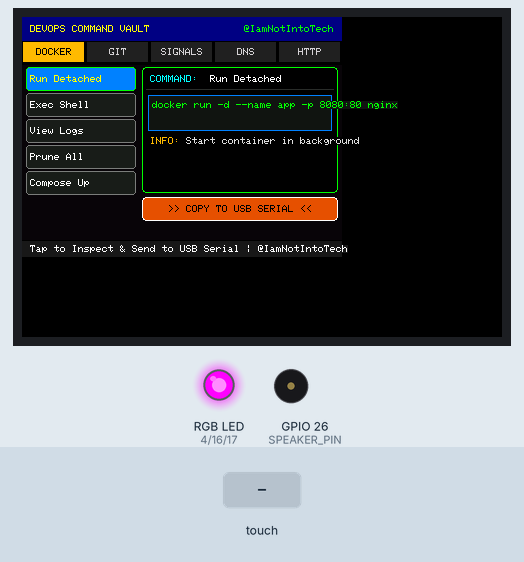
This sketch was run on a simulated ESP32. Shown: 480×320 colour display, an RGB LED mixed from three pins (HIGH = lit), buzzer (waves = sounding). The test bench sets the inputs (shaded band). Pins used as bus, display or sensor lines are not drawn; what the sketch prints to the serial monitor is not drawn.

Above: at 1.7 s.
1.8 s: touch panel pressed at 38 % / 10 % of its raw x / y range
At 2.6 s:
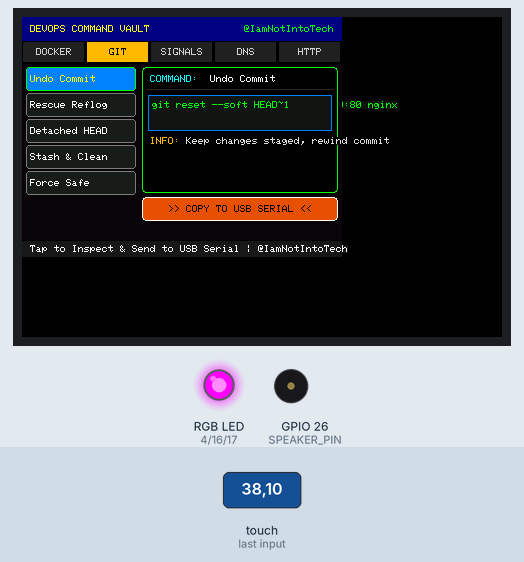
3.5 s: touch panel pressed at 62 % / 10 % of its raw x / y range
At 4.9 s:
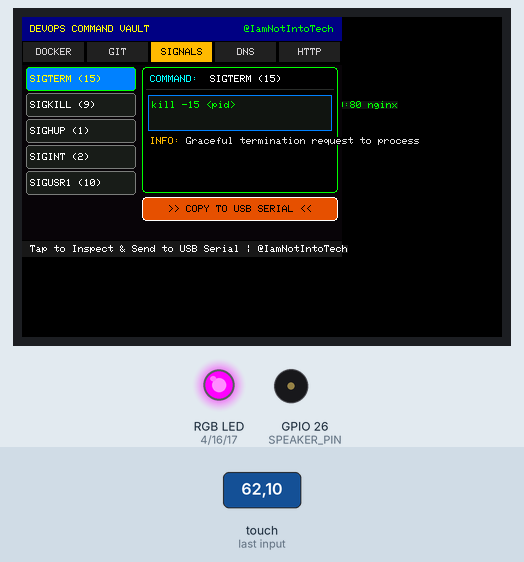
5.2 s: touch panel pressed at 87 % / 10 % of its raw x / y range
At 6.2 s:
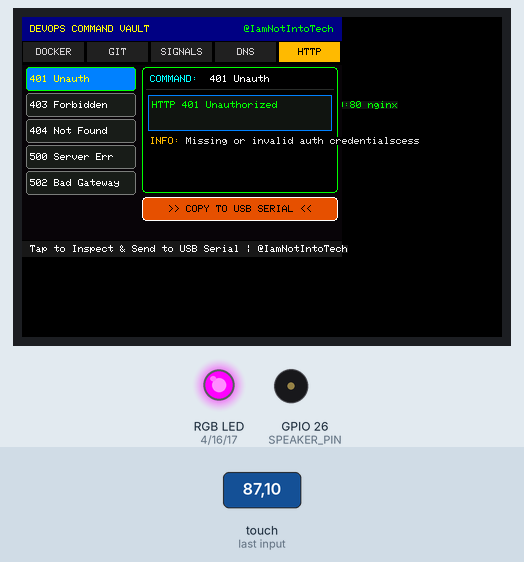
6.9 s: touch panel pressed at 13 % / 50 % of its raw x / y range
At 7.4 s:
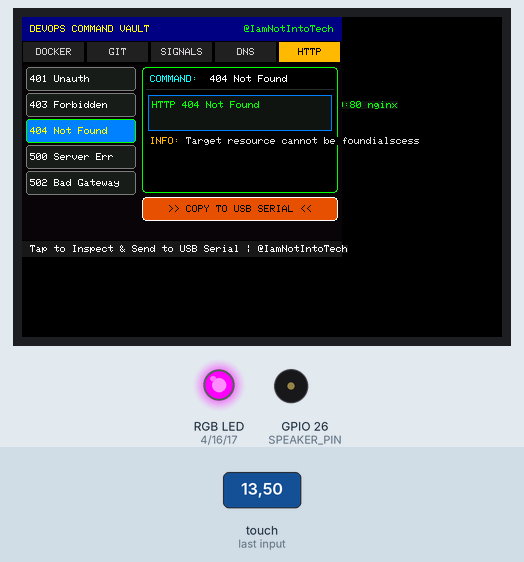
8.5 s: touch panel pressed at 13 % / 70 % of its raw x / y range
At 9.8 s:
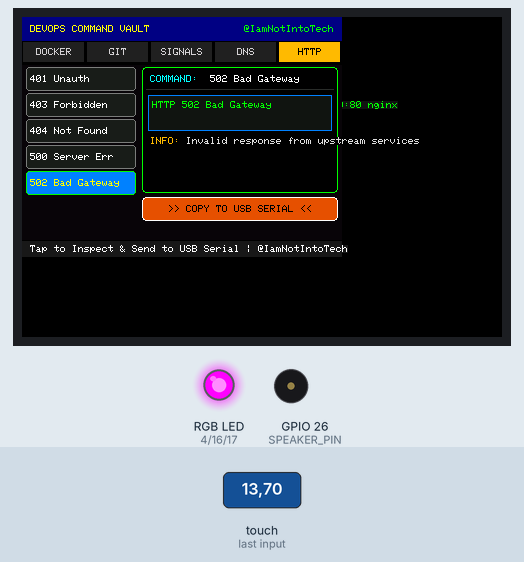
10.1 s: touch panel pressed at 13 % / 10 % of its raw x / y range
At 11.4 s:
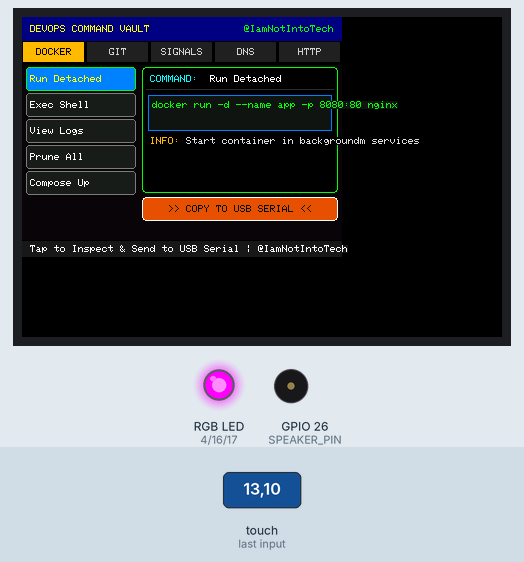
Timing chart, 0 to 12.8 s (numbered marks = the images above; inputs shaded):
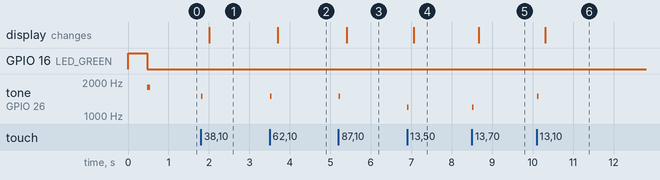

Measured:
- after the input at 1.8 s, tone on GPIO 26 (SPEAKER_PIN): silent → 1500 Hz at once, → silent 0.04 s later; the display: changes after 0.21 s (image 1)
- after the input at 3.5 s, tone on GPIO 26 (SPEAKER_PIN): silent → 1500 Hz at once, → silent 0.04 s later; the display: changes after 0.20 s (image 2)
- after the input at 5.2 s, tone on GPIO 26 (SPEAKER_PIN): silent → 1500 Hz at once, → silent 0.04 s later; the display: changes after 0.20 s (image 3)
- after the input at 6.9 s, tone on GPIO 26 (SPEAKER_PIN): silent → 1200 Hz at once, → silent 0.03 s later; the display: changes after 0.17 s (image 4)
- after the input at 8.5 s, tone on GPIO 26 (SPEAKER_PIN): silent → 1200 Hz at once, → silent 0.03 s later; the display: changes after 0.17 s (image 5)
- after the input at 10.1 s, tone on GPIO 26 (SPEAKER_PIN): silent → 1500 Hz at once, → silent 0.04 s later; the display: changes after 0.21 s (image 6)

The sketch:

01-devops-command-vault.ino
```cpp
/**
 * @file 01-devops-command-vault.ino
 * @brief DevOps Command Vault (Docker, Git, Signals, DNS & HTTP Codes)
 * @author Tushar Aggarwal (@tushar2704)
 * @channel IamNotIntoTech (https://youtube.com/@IamNotIntoTech)
 *
 * Hardware:
 * - Elecrow CrowPanel 2.8" / ESP32-2432S028R
 * - Display: ILI9341 320x240 Landscape
 * - Touch: XPT2046 Resistive Touch Controller (Dedicated VSPI)
 * - Audio: GPIO 26 Tone feedback
 * - LDR: GPIO 34 Ambient light sensing
 * - RGB LED: GPIO 4 (R), GPIO 16 (G), GPIO 17 (B) [Active LOW]
 */

#include <Arduino.h>
#include <SPI.h>
#include <TFT_eSPI.h>
#include <XPT2046_Touchscreen.h>

// Hardware Pin Definitions for Elecrow 2.8" CYD
#define TFT_BL_PIN    21
#define TOUCH_MOSI    32
#define TOUCH_MISO    39
#define TOUCH_CLK     25
#define TOUCH_CS      33
#define TOUCH_IRQ     36

#define LED_RED       4
#define LED_GREEN     16
#define LED_BLUE      17
#define LDR_PIN       34
#define SPEAKER_PIN   26

SPIClass touchSPI(VSPI);
XPT2046_Touchscreen ts(TOUCH_CS);
TFT_eSPI tft = TFT_eSPI();

enum VaultCategory {
  CAT_DOCKER = 0,
  CAT_GIT,
  CAT_SIGNALS,
  CAT_DNS,
  CAT_HTTP,
  CAT_COUNT
};

VaultCategory currentTab = CAT_DOCKER;
int selectedItem = 0;
unsigned long lastTouchTime = 0;

struct VaultEntry {
  const char* title;
  const char* cmd;
  const char* desc;
};

// Docker commands
const VaultEntry dockerEntries[] = {
  {"Run Detached", "docker run -d --name app -p 8080:80 nginx", "Start container in background"},
  {"Exec Shell", "docker exec -it <id> /bin/sh", "Open interactive bash/sh inside container"},
  {"View Logs", "docker logs -f --tail 100 <id>", "Stream live logs with 100 line tail"},
  {"Prune All", "docker system prune -a --volumes -f", "Reclaim disk space: unused imgs & vols"},
  {"Compose Up", "docker compose up -d --build", "Build & start multi-container stack"}
};

// Git Rescue Cheat Sheet
const VaultEntry gitEntries[] = {
  {"Undo Commit", "git reset --soft HEAD~1", "Keep changes staged, rewind commit"},
  {"Rescue Reflog", "git reflog && git reset --hard HEAD@{1}", "Restore lost or deleted commits"},
  {"Detached HEAD", "git checkout -b rescue-branch", "Preserve work done in detached state"},
  {"Stash & Clean", "git stash save 'WIP' && git stash pop", "Temporarily shelter uncommitted files"},
  {"Force Safe", "git push --force-with-lease", "Safe force push checking remote status"}
};

// Linux Signals Reference
const VaultEntry signalEntries[] = {
  {"SIGTERM (15)", "kill -15 <pid>", "Graceful termination request to process"},
  {"SIGKILL (9)",  "kill -9 <pid>",  "Uncatchable immediate OS termination"},
  {"SIGHUP (1)",   "kill -1 <pid>",  "Hangup signal, reloads configs without exit"},
  {"SIGINT (2)",   "Ctrl + C",       "Terminal interrupt signal from keyboard"},
  {"SIGUSR1 (10)", "kill -10 <pid>", "User-defined custom application signal"}
};

// DNS Records Guide
const VaultEntry dnsEntries[] = {
  {"A Record",     "dig +short example.com A",      "IPv4 host address map"},
  {"AAAA Record",  "dig +short example.com AAAA",   "IPv6 128-bit host address"},
  {"CNAME Record", "dig example.com CNAME",         "Canonical alias domain pointer"},
  {"MX Record",    "dig example.com MX",            "Mail exchange server priority table"},
  {"TXT Record",   "dig example.com TXT",           "SPF, DKIM, DMARC security records"}
};

// HTTP Status Codes
const VaultEntry httpEntries[] = {
  {"401 Unauth",   "HTTP 401 Unauthorized",         "Missing or invalid auth credentials"},
  {"403 Forbidden", "HTTP 403 Forbidden",           "Server understood but refuses access"},
  {"404 Not Found", "HTTP 404 Not Found",           "Target resource cannot be found"},
  {"500 Server Err","HTTP 500 Internal Error",      "Unexpected backend server crash"},
  {"502 Bad Gateway","HTTP 502 Bad Gateway",        "Invalid response from upstream service"}
};

void setRgbLed(bool r, bool g, bool b) {
  digitalWrite(LED_RED, r ? LOW : HIGH);
  digitalWrite(LED_GREEN, g ? LOW : HIGH);
  digitalWrite(LED_BLUE, b ? LOW : HIGH);
}

void playBeep(int freq, int durationMs) {
  tone(SPEAKER_PIN, freq, durationMs);
  delay(durationMs);
  noTone(SPEAKER_PIN);
}

void drawHeader() {
  // Main title bar
  tft.fillRect(0, 0, 320, 24, 0x0010); // Deep Navy
  tft.setTextColor(0xFFE0, 0x0010);     // Bright Yellow
  tft.setTextSize(1);
  tft.drawString("DEVOPS COMMAND VAULT", 8, 8, 1);
  tft.setTextColor(0x07E0, 0x0010);
  tft.drawRightString("@IamNotIntoTech", 312, 8, 1);

  // Category Tabs (Y: 24..46)
  const char* tabs[CAT_COUNT] = {"DOCKER", "GIT", "SIGNALS", "DNS", "HTTP"};
  int tabWidth = 64;
  for (int i = 0; i < CAT_COUNT; i++) {
    uint16_t bg = (i == (int)currentTab) ? 0xFDC0 : 0x2104;
    uint16_t fg = (i == (int)currentTab) ? TFT_BLACK : TFT_LIGHTGREY;
    tft.fillRect(i * tabWidth, 24, tabWidth - 1, 22, bg);
    tft.drawRect(i * tabWidth, 24, tabWidth - 1, 22, TFT_BLACK);
    tft.setTextColor(fg, bg);
    tft.setTextSize(1);
    tft.drawCentreString(tabs[i], i * tabWidth + (tabWidth / 2), 31, 1);
  }
}

void drawFooter() {
  tft.fillRect(0, 224, 320, 16, 0x18C3);
  tft.setTextColor(TFT_WHITE, 0x18C3);
  tft.setTextSize(1);
  tft.drawString("Tap to Inspect & Send to USB Serial | @IamNotIntoTech", 8, 228, 1);
}

void drawContent() {
  // Clear main workspace
  tft.fillRect(0, 48, 320, 175, 0x0821);

  const VaultEntry* currentList = nullptr;
  switch (currentTab) {
    case CAT_DOCKER:  currentList = dockerEntries;  break;
    case CAT_GIT:     currentList = gitEntries;     break;
    case CAT_SIGNALS: currentList = signalEntries;  break;
    case CAT_DNS:     currentList = dnsEntries;     break;
    case CAT_HTTP:    currentList = httpEntries;    break;
    default: break;
  }

  // Draw 5 selectable item buttons on left side
  int listWidth = 110;
  for (int i = 0; i < 5; i++) {
    int y = 50 + i * 26;
    bool isSel = (i == selectedItem);
    uint16_t btnBg = isSel ? 0x041F : 0x18E3;
    uint16_t border = isSel ? 0x07E0 : TFT_DARKGREY;
    tft.fillRoundRect(4, y, listWidth, 24, 3, btnBg);
    tft.drawRoundRect(4, y, listWidth, 24, 3, border);

    tft.setTextColor(isSel ? TFT_YELLOW : TFT_WHITE, btnBg);
    tft.setTextSize(1);
    tft.drawString(currentList[i].title, 8, y + 8, 1);
  }

  // Draw Command Details Card on the right side
  int cardX = 120;
  int cardY = 50;
  int cardW = 196;
  int cardH = 126;

  tft.fillRoundRect(cardX, cardY, cardW, cardH, 4, 0x0000);
  tft.drawRoundRect(cardX, cardY, cardW, cardH, 4, 0x07E0);

  // Card Header: Command Title
  tft.setTextColor(0x07FF, 0x0000);
  tft.setTextSize(1);
  tft.drawString("COMMAND: ", cardX + 8, cardY + 8, 1);
  tft.setTextColor(TFT_WHITE, 0x0000);
  tft.drawString(currentList[selectedItem].title, cardX + 68, cardY + 8, 1);

  // Command Syntax Box
  tft.drawFastHLine(cardX + 4, cardY + 22, cardW - 8, 0x2965);
  tft.fillRect(cardX + 6, cardY + 28, cardW - 12, 36, 0x10A2);
  tft.drawRect(cardX + 6, cardY + 28, cardW - 12, 36, 0x041F);

  tft.setTextColor(0x07E0, 0x10A2);
  tft.drawString(currentList[selectedItem].cmd, cardX + 10, cardY + 34, 1);

  // Description
  tft.setTextColor(0xFDC0, 0x0000);
  tft.drawString("INFO: ", cardX + 8, cardY + 70, 1);
  tft.setTextColor(0xDEFB, 0x0000);
  tft.drawString(currentList[selectedItem].desc, cardX + 44, cardY + 70, 1);

  // "SEND TO CLI" Button
  int actY = 180;
  tft.fillRoundRect(cardX, actY, cardW, 24, 4, 0xE280);
  tft.drawRoundRect(cardX, actY, cardW, 24, 4, TFT_WHITE);
  tft.setTextColor(TFT_BLACK, 0xE280);
  tft.drawCentreString(">> COPY TO USB SERIAL <<", cardX + (cardW / 2), actY + 8, 1);
}

void sendCommandToSerial() {
  const VaultEntry* currentList = nullptr;
  switch (currentTab) {
    case CAT_DOCKER:  currentList = dockerEntries;  break;
    case CAT_GIT:     currentList = gitEntries;     break;
    case CAT_SIGNALS: currentList = signalEntries;  break;
    case CAT_DNS:     currentList = dnsEntries;     break;
    case CAT_HTTP:    currentList = httpEntries;    break;
    default: break;
  }

  Serial.println();
  Serial.println(F("=========================================="));
  Serial.print(F("⚡ [@IamNotIntoTech Vault] Executing: "));
  Serial.println(currentList[selectedItem].title);
  Serial.print(F("CLI Command: "));
  Serial.println(currentList[selectedItem].cmd);
  Serial.println(F("=========================================="));

  setRgbLed(false, false, true); // Blue flash on send
  playBeep(2400, 60);
  delay(100);
  setRgbLed(false, true, false);
}

void setup() {
  Serial.begin(115200);

  pinMode(LED_RED, OUTPUT);
  pinMode(LED_GREEN, OUTPUT);
  pinMode(LED_BLUE, OUTPUT);
  setRgbLed(true, false, false);

  pinMode(SPEAKER_PIN, OUTPUT);
  digitalWrite(SPEAKER_PIN, LOW);
  pinMode(LDR_PIN, INPUT);

  pinMode(TFT_BL_PIN, OUTPUT);
  digitalWrite(TFT_BL_PIN, HIGH);

  // Initialize LCD
  tft.init();
  tft.setRotation(1);
  tft.fillScreen(TFT_BLACK);

  // Dedicated VSPI for Touch Controller (Pins 25, 39, 32, 33)
  touchSPI.begin(TOUCH_CLK, TOUCH_MISO, TOUCH_MOSI, TOUCH_CS);
  ts.begin(touchSPI);
  ts.setRotation(1);

  drawHeader();
  drawFooter();
  drawContent();
  setRgbLed(false, true, false);
  playBeep(1800, 80);
  Serial.println(F("[SYSTEM] DevOps Command Vault Initialized."));
}

void loop() {
  if (ts.touched()) {
    TS_Point p = ts.getPoint();
    if (p.z > 50 || ts.touched()) {
      if (millis() - lastTouchTime > 200) {
        lastTouchTime = millis();

        // Non-inverted landscape coordinates
        int screenX = map(p.x, 240, 3800, 0, 320);
        int screenY = map(p.y, 240, 3800, 0, 240);
        screenX = constrain(screenX, 0, 319);
        screenY = constrain(screenY, 0, 239);

        // Check category tab clicks (Y: 24 to 46)
        if (screenY >= 24 && screenY <= 46) {
          int clickedTab = screenX / 64;
          if (clickedTab >= 0 && clickedTab < CAT_COUNT) {
            if (clickedTab != (int)currentTab) {
              currentTab = (VaultCategory)clickedTab;
              selectedItem = 0;
              playBeep(1500, 40);
              drawHeader();
              drawContent();
            }
          }
        }
        // Check left item list clicks (X: 4 to 114, Y: 50 to 180)
        else if (screenX >= 4 && screenX <= 114 && screenY >= 50 && screenY <= 180) {
          int idx = (screenY - 50) / 26;
          if (idx >= 0 && idx < 5) {
            selectedItem = idx;
            playBeep(1200, 30);
            drawContent();
          }
        }
        // Check Action Button click (X: 120 to 316, Y: 180 to 204)
        else if (screenX >= 120 && screenX <= 316 && screenY >= 180 && screenY <= 204) {
          sendCommandToSerial();
        }
      }
    }
  }

  delay(20);
}
```
